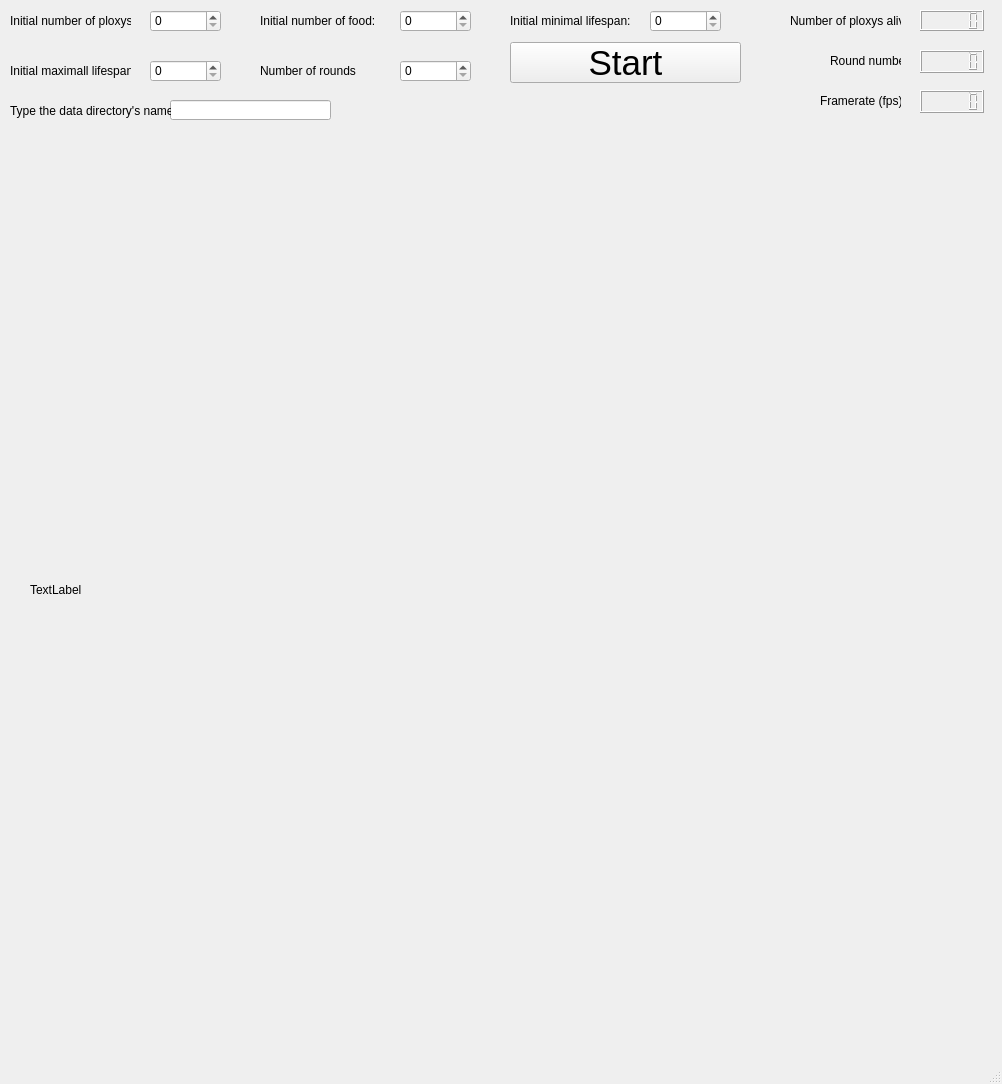
<?xml version="1.0" encoding="UTF-8"?>
<ui version="4.0">
 <class>main</class>
 <widget class="QMainWindow" name="main">
  <property name="geometry">
   <rect>
    <x>0</x>
    <y>0</y>
    <width>1002</width>
    <height>1084</height>
   </rect>
  </property>
  <property name="windowTitle">
   <string>Ploxys</string>
  </property>
  <widget class="QWidget" name="centralwidget">
   <widget class="QLabel" name="ploxys_image">
    <property name="geometry">
     <rect>
      <x>30</x>
      <y>140</y>
      <width>900</width>
      <height>900</height>
     </rect>
    </property>
    <property name="text">
     <string>TextLabel</string>
    </property>
   </widget>
   <widget class="QLabel" name="numploxyslabel">
    <property name="geometry">
     <rect>
      <x>10</x>
      <y>0</y>
      <width>121</width>
      <height>41</height>
     </rect>
    </property>
    <property name="text">
     <string>Initial number of ploxys:</string>
    </property>
   </widget>
   <widget class="QSpinBox" name="numploxys">
    <property name="geometry">
     <rect>
      <x>150</x>
      <y>10</y>
      <width>71</width>
      <height>22</height>
     </rect>
    </property>
    <property name="maximum">
     <number>10000</number>
    </property>
   </widget>
   <widget class="QLabel" name="numfoodlabel">
    <property name="geometry">
     <rect>
      <x>260</x>
      <y>0</y>
      <width>121</width>
      <height>41</height>
     </rect>
    </property>
    <property name="text">
     <string>Initial number of food:</string>
    </property>
   </widget>
   <widget class="QSpinBox" name="numfood">
    <property name="geometry">
     <rect>
      <x>400</x>
      <y>10</y>
      <width>71</width>
      <height>22</height>
     </rect>
    </property>
    <property name="maximum">
     <number>10000</number>
    </property>
   </widget>
   <widget class="QLabel" name="minlifespanlabel">
    <property name="geometry">
     <rect>
      <x>510</x>
      <y>0</y>
      <width>121</width>
      <height>41</height>
     </rect>
    </property>
    <property name="text">
     <string>Initial minimal lifespan:</string>
    </property>
   </widget>
   <widget class="QSpinBox" name="minlifespan">
    <property name="geometry">
     <rect>
      <x>650</x>
      <y>10</y>
      <width>71</width>
      <height>22</height>
     </rect>
    </property>
    <property name="maximum">
     <number>10000</number>
    </property>
   </widget>
   <widget class="QLabel" name="maxlifespanlabel">
    <property name="geometry">
     <rect>
      <x>10</x>
      <y>50</y>
      <width>121</width>
      <height>41</height>
     </rect>
    </property>
    <property name="text">
     <string>Initial maximall lifespan:</string>
    </property>
   </widget>
   <widget class="QSpinBox" name="maxlifespan">
    <property name="geometry">
     <rect>
      <x>150</x>
      <y>60</y>
      <width>71</width>
      <height>22</height>
     </rect>
    </property>
    <property name="maximum">
     <number>10000</number>
    </property>
   </widget>
   <widget class="QLabel" name="numroundslabel">
    <property name="geometry">
     <rect>
      <x>260</x>
      <y>50</y>
      <width>121</width>
      <height>41</height>
     </rect>
    </property>
    <property name="text">
     <string>Number of rounds</string>
    </property>
   </widget>
   <widget class="QSpinBox" name="numrounds">
    <property name="geometry">
     <rect>
      <x>400</x>
      <y>60</y>
      <width>71</width>
      <height>22</height>
     </rect>
    </property>
    <property name="maximum">
     <number>100000</number>
    </property>
   </widget>
   <widget class="QLabel" name="aliveploxyslabel">
    <property name="geometry">
     <rect>
      <x>790</x>
      <y>0</y>
      <width>111</width>
      <height>41</height>
     </rect>
    </property>
    <property name="text">
     <string>Number of ploxys alive:</string>
    </property>
   </widget>
   <widget class="QLabel" name="roundnumberlabel">
    <property name="geometry">
     <rect>
      <x>830</x>
      <y>40</y>
      <width>71</width>
      <height>41</height>
     </rect>
    </property>
    <property name="text">
     <string>Round number:</string>
    </property>
   </widget>
   <widget class="QLCDNumber" name="aliveploxys">
    <property name="geometry">
     <rect>
      <x>920</x>
      <y>10</y>
      <width>64</width>
      <height>21</height>
     </rect>
    </property>
    <property name="smallDecimalPoint">
     <bool>true</bool>
    </property>
   </widget>
   <widget class="QLCDNumber" name="roundnumber">
    <property name="geometry">
     <rect>
      <x>920</x>
      <y>50</y>
      <width>64</width>
      <height>23</height>
     </rect>
    </property>
    <property name="font">
     <font>
      <pointsize>12</pointsize>
     </font>
    </property>
    <property name="smallDecimalPoint">
     <bool>true</bool>
    </property>
   </widget>
   <widget class="QPushButton" name="start">
    <property name="geometry">
     <rect>
      <x>510</x>
      <y>42</y>
      <width>231</width>
      <height>41</height>
     </rect>
    </property>
    <property name="font">
     <font>
      <pointsize>26</pointsize>
     </font>
    </property>
    <property name="text">
     <string>Start</string>
    </property>
   </widget>
   <widget class="QLineEdit" name="directory">
    <property name="geometry">
     <rect>
      <x>170</x>
      <y>100</y>
      <width>161</width>
      <height>20</height>
     </rect>
    </property>
    <property name="text">
     <string/>
    </property>
   </widget>
   <widget class="QLabel" name="directorylabel">
    <property name="geometry">
     <rect>
      <x>10</x>
      <y>100</y>
      <width>161</width>
      <height>21</height>
     </rect>
    </property>
    <property name="text">
     <string>Type the data directory's name:</string>
    </property>
   </widget>
   <widget class="QLabel" name="frameratelabel">
    <property name="geometry">
     <rect>
      <x>820</x>
      <y>80</y>
      <width>81</width>
      <height>41</height>
     </rect>
    </property>
    <property name="text">
     <string>Framerate (fps):</string>
    </property>
   </widget>
   <widget class="QLCDNumber" name="framerate">
    <property name="geometry">
     <rect>
      <x>920</x>
      <y>90</y>
      <width>64</width>
      <height>23</height>
     </rect>
    </property>
    <property name="font">
     <font>
      <pointsize>12</pointsize>
     </font>
    </property>
    <property name="smallDecimalPoint">
     <bool>true</bool>
    </property>
   </widget>
  </widget>
  <widget class="QMenuBar" name="menubar">
   <property name="geometry">
    <rect>
     <x>0</x>
     <y>0</y>
     <width>1002</width>
     <height>21</height>
    </rect>
   </property>
  </widget>
  <widget class="QStatusBar" name="statusbar"/>
 </widget>
 <resources/>
 <connections/>
</ui>
